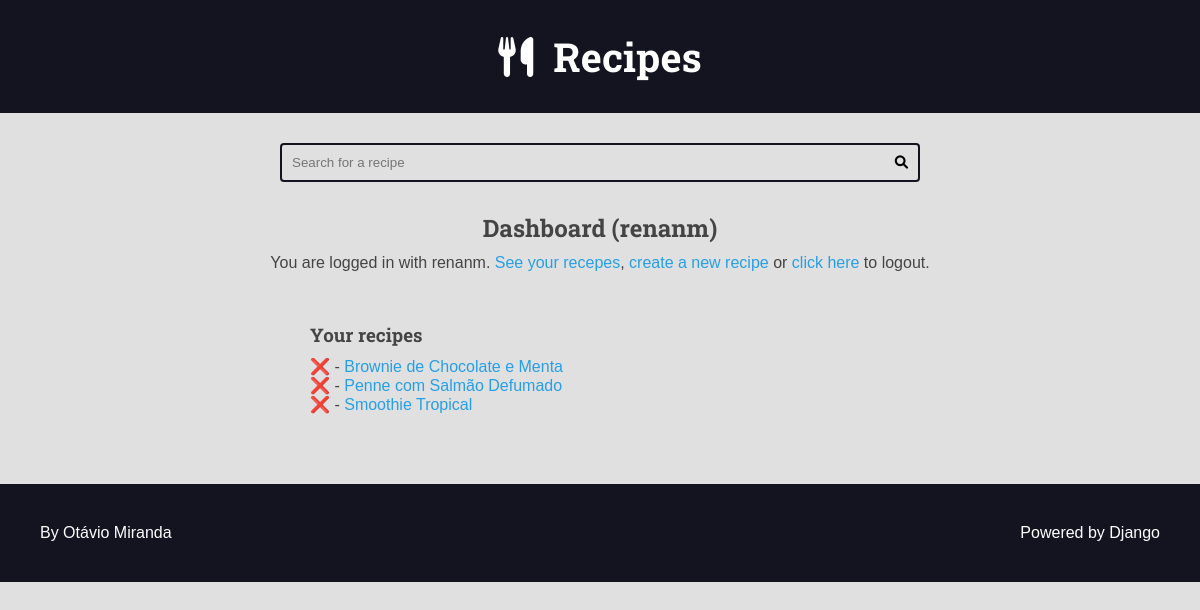
The app's page /authors/dashboard/ (signed in) with its own data.
### recipes/models.py (models this page shows, shortened)
class Recipe(models.Model):
    title = models.CharField(max_length=65)
    description = models.CharField(max_length=165)
    slug = models.SlugField(unique=True)
    preparation_time = models.IntegerField()
    preparation_time_unit = models.CharField(max_length=65)
    servings = models.IntegerField()
    servings_unit = models.CharField(max_length=65)
    preparation_steps = models.TextField()
    preparation_step_is_html = models.BooleanField(default=False)
    created_at = models.DateTimeField(auto_now_add=True)
    updated_at = models.DateTimeField(auto_now=True)
    is_published = models.BooleanField(default=False)
    cover = models.ImageField(
        upload_to='recipes/covers/%Y/%m/%d/', blank=True, default='')
    category = models.ForeignKey(
        Category, on_delete=models.SET_NULL, null=True, blank=True, default=None,
    )
    author = models.ForeignKey(
        User, on_delete=models.SET_NULL, null=True
    )

### authors/views.py (the view)
# urls.py: path('dashboard/', views.dashboard, name='dashboard'),
@login_required(login_url='authors:login', redirect_field_name='next')
def dashboard(request):
    recipes = Recipe.objects.filter(
        is_published=False,
        author=request.user,
    )
    return render(
        request,
        'authors/pages/dashboard.html',
        context={
            'recipes': recipes,
        }
    )

### authors/templates/authors/pages/dashboard.html (shortened to what this page needs)
{% extends 'global/base.html' %}
{% block content %}
  <div class="main-content center container">
    <h2>Dashboard ({{ user }})</h2>
    {% include 'authors/partials/login_message.html' %}
    <div class="authors-dashboard-container">
      <h3>Your recipes</h3>
      <ul>
        {% for recipe in recipes %}
          <li>
            <form class="inline-form form-delete" action="{% url 'authors:dashboard_recipe_delete' %}" method="POST">
              <button class="plaintext-button" type="submit">❌</button>
            </form> -
            <a href="{% url 'authors:dashboard_recipe_edit' recipe.id %}">{{ recipe.title }}</a>
          </li>
        {% empty %}
          <li>
            <p>You do not have recipes, please create one.</p>
          </li>
        {% endfor %}
      </ul>
    </div>
  </div>
{% endblock content %}

### authors/templates/authors/partials/login_message.html (shortened to what this page needs)
{% if user.is_authenticated %}
<div class="login-message">
  You are logged in with {{user.username}}.
  <a href="{% url 'authors:dashboard' %}">See your recepes</a>,
  <a href="{% url 'authors:dashboard_recipe_new' %}">create a new recipe</a> or
  <form class="inline-form" action="{% url 'authors:logout' %}" method='POST'>
    <button class="plaintext-button" type="submit">click here</button>
  </form> to logout.
</div>
{% endif %}

### base_static/global/css/styles.css (style rules this page uses)
:root { --color-primary: #269fe6; --color-primary-hover: #2086c2; --color-primary-dark: #13141f; --color-primary-dark-hover: #212336; --color-primary-light: #d4ecfa; --color-primary-light-hover: #bdd8e7; --color-white: #fff; --color-black: #000; --color-dark-text: #444; --color-info-light: #cce5ff; --color-debug-light: #cce5ff; --color-success-light: #d4edda; --color-alert-light: #fff3cd; --color-warning-light: #fff3cd; --color-error-light: #f8d7da; --color-info-dark: #4d86c4; --color-debug-dark: #4d86c4; --color-success-dark: #4a9c5d; --color-alert-dark: #927f40; --color-warning-dark: #927f40; --color-error-dark: #da525d; --color-gray-0: #f9f9f9; --color-gray-1: #e0e0e0; --color-gray-2: #c7c7c7; --color-gray-3: #aeaeae; --color-gray-4: #959595; --color-gray-5: #7d7d7d; --color-gray-6: #646464; --color-gray-7: #4b4b4b; --color-gray-8: #323232; --color-gray-9: #191919; --font-primary: sans-serif; --font-headings: 'Roboto Slab', serif; --spacing-gutter-medium: 3rem; --spacing-gutter-large: 4rem; }
* { padding: 0; margin: 0; box-sizing: border-box; }
html { font-size: 62.5%; }
body { font-size: 1.6rem; font-family: var(--font-primary); background: var(--color-gray-1); color: var(--color-dark-text); }
h1, h2, h3, h4, h5, h6 { font-family: var(--font-headings); }
a { text-decoration: none; color: var(--color-primary); }
.container { max-width: 144rem; margin: 0 auto; padding: var(--spacing-gutter-medium); }
.main-content { padding-top: 0; }
.inline-form { display: inline; }
.plaintext-button { display: inline; border: none; background: none; cursor: pointer; color: var(--color-primary); font-size: 1.6rem; }
.login-message { margin: 1rem 0; }
.authors-dashboard-container { max-width: 64rem; text-align: left; padding: var(--spacing-gutter-medium); margin: 0 auto; }
.authors-dashboard-container h3, .authors-dashboard-container p, .authors-dashboard-container ul { list-style-type: none; margin: 1rem 0; }
.center { text-align: center; }

### records on screen
Recipe: title "Brownie de Chocolate e Menta"
Recipe: title "Penne com Salmão Defumado"
Recipe: title "Smoothie Tropical"

### other values on screen
{{ user }} "renanm"
{{ user.username }} "renanm"
